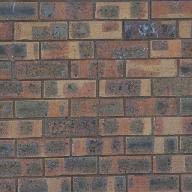
#> input picture samples/bricks_small.jpg, 192 x 192 px
$ jupyter execute --allow-errors quilt.ipynb   (shell and % lines are left out)
#> lines starting #> are read from the running program, lines starting #| are printed output that depends on the picture
# Programming Project #2: Image Quilting

## CS445: Computational Photography - Fall 2020

[cell 1]
import cv2
import numpy as np
from scipy import signal
import matplotlib.pyplot as plt
import os
from random import random
import time

# modify to where you store your project data including utils.py
datadir = "C:/Users/jackt/Desktop/CS445/cs445quilt/"

#utilfn = datadir + "utils.py"
#!cp "$utilfn" .
#samplesfn = datadir + "samples"
#!cp -r "$samplesfn" .
import utils

[cell 2]
from utils import cut # default cut function for seam finding section

### Part I: Randomly Sampled Texture (10 pts)

[cell 3]
def quilt_random(sample, out_size, patch_size):
    """
    Randomly samples square patches of size patchsize from sample in order to create an output image of size outsize.

    :param sample: numpy.ndarray   The image you read from sample directory
    :param out_size: int            The width of the square output image
    :param patch_size: int          The width of the square sample patch
    :return: numpy.ndarray
    """
#> called with out_size = 200, patch_size = 40
    im_out = np.full((out_size,out_size,3), 0)
    h_src = sample.shape[0]
#> h_src = 192
    w_src = sample.shape[1]
#> w_src = 192
    for i in range(0, out_size - patch_size + 1, patch_size):
        for j in range(0, out_size - patch_size + 1, patch_size):
            ry = np.random.randint(0, h_src - patch_size)
            rx = np.random.randint(0, w_src - patch_size)
            im_out[i:i+patch_size, j:j+patch_size] = sample[ry:ry+patch_size, rx:rx+patch_size]
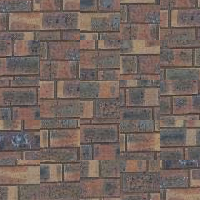
#> im_out: shape (200, 200, 3) int64; mean R, G, B 115.4, 100.4, 93.9
    return im_out

[cell 4]
sample_img_fn = 'samples/bricks_small.jpg' # feel free to change
sample_img = cv2.cvtColor(cv2.imread(sample_img_fn), cv2.COLOR_BGR2RGB)
plt.imshow(sample_img)
plt.show()

out_size = 200  # change these parameters as needed
patch_size = 40
res = quilt_random(sample_img, out_size, patch_size)
if res is not None:
    plt.imshow(res)

### Part II: Overlapping Patches (30 pts)

[cell 5]
def ssd_patch(template, sample, patch_size, overlap, mode):
    """
    Computes the cost of sampling each patch based on the
    SSD of the overlapping regions of the existing and patches of the image

    Assumes image is colored

    :param template: existing template
    :param sample: texture sample image
    :param x, y: top-left coordinates of next patch in existing image
    :param patch_size: patch size
    :param overlap: width of overlap region
    """
    # generate mask for left, top, or top-left overlap region
    mask = np.full((patch_size, patch_size, 3), 0)
    if mode == 0:
        # top
        mask[0:overlap,:,:] = 1
    elif mode == 1:
        # left
        mask[:,0:overlap,:] = 1
    elif mode == 2:
        # top-left
        mask[0:overlap,:,:] = 1
        mask[:,0:overlap,:] = 1
    else:
        mask[:,:,:] = 1
    # compute cost using SSD
    imsq = sample.astype(np.float64)**2
    ssd_cost = cv2.filter2D(imsq, ddepth=-1, kernel=mask[:,:,0]).sum(axis=2)

    mt = mask*template
    ssd_cost += (mt**2).sum()
    for c in range(3):
        s2 = cv2.filter2D(sample[:,:,c].astype(np.float64), ddepth=-1, kernel=mt[:,:,c])
        ssd_cost -= 2 * s2
    return ssd_cost

[cell 6]
def choose_sample(cost_img, sample, phs, tol):
    ind = np.unravel_index(np.argsort(cost_img, axis=None), cost_img.shape)
    r = np.random.randint(0,tol)
    y = ind[0][r]
    x = ind[1][r]
    return sample[y:y+patch_size, x:x+patch_size]

[cell 7]
def quilt_simple(sample, out_size, patch_size, overlap, tol):
    """
    Randomly samples square patches of size patchsize from sample in order to create an output image of size outsize.
    Feel free to add function parameters
    :param sample: numpy.ndarray
    :param out_size: int
    :param patch_size: int
    :param overlap: int
    :param tol: float
    :return: numpy.ndarray
    """
#> called with out_size = 300, patch_size = 25, overlap = 11, tol = 3
    im_out = np.zeros((out_size, out_size, 3), dtype=np.uint8)
    step = patch_size - overlap
    num_patches = (out_size - patch_size + overlap) // step
    phs = patch_size // 2

    for r in range(0, num_patches):
        for c in range(0, num_patches):
            if r == 0 and c == 0:
                im_out[:patch_size, :patch_size] = sample[:patch_size, :patch_size]

            else:
                mode = 0
                if r == 0 and c > 0:
                    mode = 1
                elif r > 0 and c > 0:
                    mode = 2

                template = im_out[r*step:r*step+patch_size, c*step:c*step+patch_size]
                cost_img = ssd_patch(template, sample, patch_size, overlap, mode)
                im_out[r*step:r*step+patch_size, c*step:c*step+patch_size] = choose_sample(
                    cost_img[phs:-phs, phs:-phs], sample, patch_size, tol)
#> this loop made 20 passes
#> pass 1, in ssd_patch, `ssd_cost = cv2.filter2D(imsq, ddepth=-1, kernel=mask[:,:,0]).sum(axis=2)`:
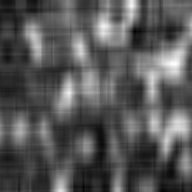
#> ssd_cost: shape (192, 192) float64; min 6441602, max 14438680, mean 9206549.6; drawn with min black and max white
#> pass 1, in ssd_patch, `mt = mask*template`:
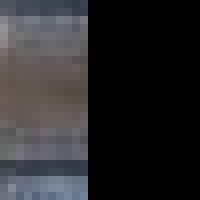
#> mt: shape (25, 25, 3) int64 (shown 8 times larger); mean of channels 0, 1, 2 43.4, 41.4, 41.9; drawn as B, G, R
#> after the loop:
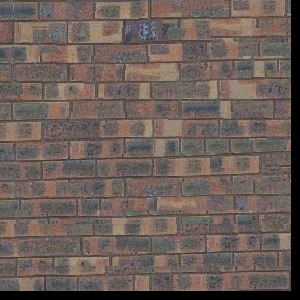
#> im_out: shape (300, 300, 3); mean R, G, B 108, 94.8, 88.8
#> after the loop:
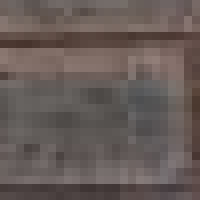
#> template: shape (25, 25, 3) (shown 8 times larger); mean R, G, B 102, 91.1, 87.6

    return im_out

[cell 8]
sample_img_fn = 'samples/bricks_small.jpg'
sample_img = cv2.cvtColor(cv2.imread(sample_img_fn), cv2.COLOR_BGR2RGB)
plt.imshow(sample_img)
plt.show()

out_size = 300  # change these parameters as needed
patch_size = 25
overlap = 11
tol = 3
res = quilt_simple(sample_img, out_size, patch_size, overlap, tol) #feel free to change parameters to get best results
if res is not None:
    plt.figure(figsize=(10,10))
    plt.imshow(res)

### Part III: Seam Finding (20 pts)

[cell 9]
# [81 lines left out: function quilt_cut, not called in this run]

[cell 10]
sample_img_fn = 'samples/maze.png'
#> (the rest of this cell did not finish here and is left out)

### part IV: Texture Transfer (30 pts)

[cell 11]
def texture_transfer(sample, patch_size, overlap, tol, guidance_im, alpha):
    """
    Samples square patches of size patchsize from sample using seam finding in order to create an output
    image of size outsize.
    Feel free to modify function parameters
    :param sample: numpy.ndarray
    :param patch_size: int
    :param overlap: int
    :param tol: float
    :param guidance_im: target overall appearance for the output
    :param alpha: float 0-1 for strength of target
    :return: numpy.ndarray
    """
    im_out = np.zeros(guidance_im.shape, dtype=np.uint8)
    step = patch_size - overlap
    phs = patch_size // 2

    for row in range(0, guidance_im.shape[0] - patch_size + 1, step):
        for col in range(0, guidance_im.shape[1] - patch_size + 1, step):
            if row == 0 and col == 0:
                im_out[:patch_size, :patch_size] = sample[:patch_size, :patch_size]

            else:
                mode = 0
                if row == 0 and col > 0:
                    mode = 1
                elif row > 0 and col > 0:
                    mode = 2

                template = im_out[row:row+patch_size, col:col+patch_size]
                ssd_overlap  = ssd_patch(template, sample, patch_size, overlap, mode)
                guide_template = guidance_im[row:row+patch_size, col:col+patch_size]
                ssd_transfer = ssd_patch(guide_template, sample, patch_size, overlap, 3)
                cost_img = alpha * ssd_overlap + (1 - alpha) * ssd_transfer
                chosen = choose_sample(cost_img[phs:-phs, phs:-phs], sample, patch_size, tol)


                if row == 0 and col == 0:
                    im_out[row:row+patch_size, col:col+patch_size] = chosen

                elif row == 0 and col > 0:
                    diff = im_out[row:row+patch_size, col:col+overlap] - chosen[:patch_size,:overlap]
                    ssd = np.square(diff[:,:,0]) + np.square(diff[:,:,1]) + np.square(diff[:,:,2])

                    res_mask = cut(ssd.T).T
                    for y in range(0, patch_size):
                        for x in range(0, patch_size):
                            if x < overlap and res_mask[y,x] == 0:
                                continue
                            im_out[row+y, col+x] = chosen[y,x]

                elif row > 0 and col == 0:
                    diff = im_out[row:row+overlap, col:col+patch_size] - chosen[:overlap,:patch_size]
                    ssd = np.square(diff[:,:,0]) + np.square(diff[:,:,1]) + np.square(diff[:,:,2])

                    res_mask = cut(ssd)
                    for y in range(0, patch_size):
                        for x in range(0, patch_size):
                            if y < overlap and res_mask[y,x] == 0:
                                continue
                            im_out[row+y, col+x] = chosen[y,x]

                else:
                    diff_v = im_out[row:row+patch_size, col:col+overlap] - chosen[:patch_size,:overlap]
                    ssd_v = np.square(diff_v[:,:,0]) + np.square(diff_v[:,:,1]) + np.square(diff_v[:,:,2])
                    res_mask_v = cut(ssd_v.T).T
                    diff_h = im_out[row:row+overlap, col:col+patch_size] - chosen[:overlap,:patch_size]
                    ssd_h = np.square(diff_h[:,:,0]) + np.square(diff_h[:,:,1]) + np.square(diff_h[:,:,2])
                    res_mask_h = cut(ssd_h)
                    for y in range(0, patch_size):
                        for x in range(0, patch_size):
                            if y < overlap and res_mask_h[y,x] == 0:
                                continue # mask doesn't allow
                            if x < overlap and res_mask_v[y,x] == 0:
                                continue # mask doesn't allow
                            # otherwise add to output
                            im_out[row+x, col+y] = chosen[x, y]

    return im_out

[cell 12]
# load/process appropriate input texture and guidance images
texture_img_fn = 'samples/lawn.jpg'
texture_img = cv2.cvtColor(cv2.imread(texture_img_fn), cv2.COLOR_BGR2RGB)
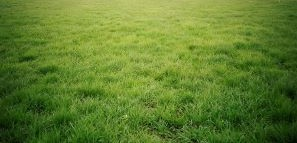
#> input picture samples/lawn.jpg, 297 x 143 px
plt.imshow(texture_img)
plt.show()

guidance_img_fn = 'samples/profile.jpg'
guidance_img = cv2.cvtColor(cv2.imread(guidance_img_fn), cv2.COLOR_BGR2RGB)
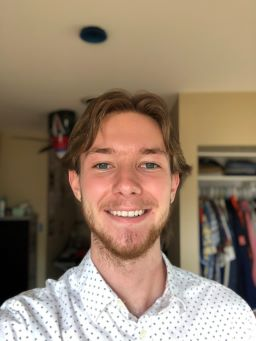
#> input picture samples/profile.jpg, 256 x 341 px
plt.imshow(guidance_img)
plt.show()

patch_size = 13
overlap = 5
tol = 3
alpha = 0.5
#> (the rest of this cell did not finish here and is left out)

#> the loop in texture_transfer, `for row in range(0, guidance_im.shape[0] - patch_size + 1, step):` made 1 pass
#> pass 1, in ssd_patch (call 400), `imsq = sample.astype(np.float64)**2`:
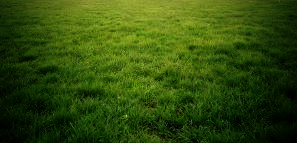
#> imsq: shape (143, 297, 3) float64; mean R, G, B 11342.2, 17662.4, 2706.5; drawn with min black and max white
#> pass 1, in ssd_patch (call 400), `ssd_cost = cv2.filter2D(imsq, ddepth=-1, kernel=mask[:,:,0]).sum(axis=2)`:
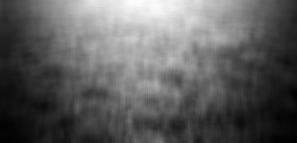
#> ssd_cost: shape (143, 297) float64; min 48787, max 5485988, mean 2062784.1; drawn with min black and max white
#> after the loop in texture_transfer, `for row in range(0, guidance_im.shape[0] - patch_size + 1, step):`:
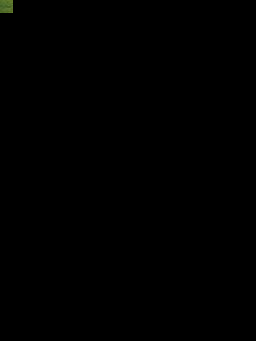
#> im_out: shape (341, 256, 3); mean R, G, B 0.2, 0.2, 0.1

plt.imshow(res)
plt.show()
